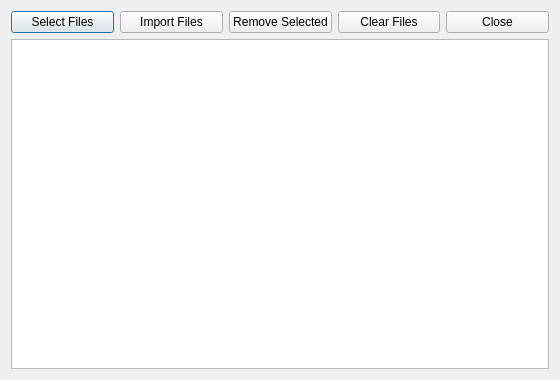
<?xml version="1.0" encoding="UTF-8"?>
<ui version="4.0">
 <class>LoadMat</class>
 <widget class="QDialog" name="LoadMat">
  <property name="geometry">
   <rect>
    <x>0</x>
    <y>0</y>
    <width>560</width>
    <height>380</height>
   </rect>
  </property>
  <property name="windowTitle">
   <string>Import MAT Files</string>
  </property>

  <layout class="QVBoxLayout" name="verticalLayout">

   <!-- TOP BUTTON BAR -->
   <item>
    <layout class="QHBoxLayout" name="buttonRow">
     <item>
      <widget class="QPushButton" name="btnSelectFiles">
       <property name="text">
        <string>Select Files</string>
       </property>
      </widget>
     </item>

     <item>
      <widget class="QPushButton" name="btnImport">
       <property name="text">
        <string>Import Files</string>
       </property>
     </widget>
     </item>

     <!-- NEW REMOVE BUTTON -->
     <item>
      <widget class="QPushButton" name="btnRemoveSelected">
       <property name="text">
        <string>Remove Selected</string>
       </property>
      </widget>
     </item>

     <item>
      <widget class="QPushButton" name="btnClear">
       <property name="text">
        <string>Clear Files</string>
       </property>
      </widget>
     </item>

     <item>
      <widget class="QPushButton" name="btnClose">
       <property name="text">
        <string>Close</string>
       </property>
      </widget>
     </item>
    </layout>
   </item>

   <!-- FILE LIST -->
   <item>
    <widget class="QListWidget" name="listFiles">
     <property name="selectionMode">
      <enum>QAbstractItemView::ExtendedSelection</enum>
     </property>
     <property name="dragEnabled">
      <bool>true</bool>
     </property>
     <property name="acceptDrops">
      <bool>true</bool>
     </property>
     <property name="dragDropMode">
      <enum>QAbstractItemView::DropOnly</enum>
     </property>
    </widget>
   </item>

  </layout>

 </widget>
 <resources/>
 <connections/>
</ui>
